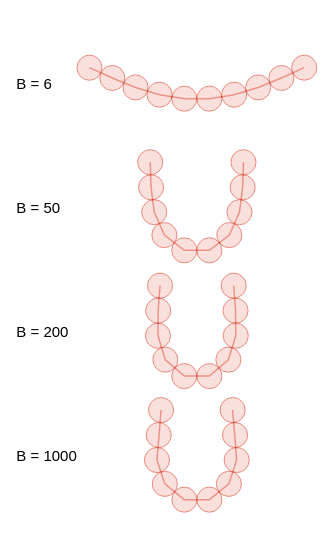

This figure's notebook cell:
### Markdown cell above
### Figure 2 — Final shape vs bending rigidity

Late-time configurations for four values of $B$, stacked vertically
(top = stiff, bottom = floppy). At $B = 6$ the fiber barely deforms;
by $B = 1000$ it has folded into a tight U-curl. The most flexible
cases relax slowly from a straight fiber, so we **warm-start** each
rollout from the converged shape of the previous (less-flexible) $B$
— this gives a converged equilibrium for every $B$ at a fraction of
the cost of running each one cold from the straight chain.

### Code cell
# Warm-start chain: run B values in order of increasing flexibility,
# passing each run's final state as the IC for the next. The most
# flexible cases (large B) take the longest to relax from a straight
# fiber; warm-starting them from the previous (less-flexible) shape
# cuts the transient. n_steps_chain is set so each leg converges to
# Δ ~ 1e-3 a (see drafts/test_rigidity_sweep_convergence.py).
n_steps_chain = 3000

@jax.jit
def run_settling_chain(design, init_position, init_orientation, init_dofs):
    """JIT rollout that accepts a starting state for warm-start chaining."""
    return rollout_set.rollout(
        dt=dt_set, n_steps=n_steps_chain, design=design,
        init_position=init_position,
        init_orientation=init_orientation,
        init_dofs=init_dofs,
    )

B_values = [6.0, 50.0, 200.0, 1000.0]
final_shapes = []
max_dof_log = []

# Cold start IC: straight fiber at origin (the framework defaults).
init_position = jnp.zeros(3)
init_orientation = jnp.zeros(3)
init_dofs = jnp.zeros(fiber_set.Ndof)

for B in B_values:
    design_B = jnp.array([a, K_b_for_B(B), m])
    pos, ori, dof = run_settling_chain(
        design_B, init_position, init_orientation, init_dofs,
    )
    final_shapes.append(
        lab_bead_positions(fiber_set, pos, ori, dof, design=np.asarray(design_B))[-1]
    )
    max_dof_log.append((B, float(np.max(np.abs(dof)))))
    # Carry the converged state forward as the IC for the next (more flexible) B.
    init_position = pos[-1]
    init_orientation = ori[-1]
    init_dofs = dof[-1]

print("max |dof| per B:")
for B, m_dof in max_dof_log:
    print(f"  B = {B:>6g}    max|dof| = {m_dof:.3f}")

fig2 = figstyle.figure(size="half", aspect=0.6)

for i, (B, snap) in enumerate(zip(B_values, final_shapes, strict=True)):
    snap_xz = snap[:, [0, 2]]
    placed = stack_shape(snap_xz, i, z_step)
    draw_shape(
        fig2, placed,
        color=figstyle.COLORS["red"],
        fill=figstyle.COLORS["red_25"],
        opacity=0.6,
    )
    figstyle.add_label(
        fig2, (x_label, -i * z_step), f"B = {B:g}", anchor="middle right",
    )

y_bot2 = -(len(B_values) - 1) * z_step - 0.5 * z_step
fig2.update_xaxes(visible=False, range=[x_left, x_right])
fig2.update_yaxes(visible=False, scaleanchor="x", scaleratio=1, range=[y_bot2, y_top])
fig2.update_layout(margin=dict(l=5, r=5, t=5, b=5))

figstyle.save(fig2, "fig_settling_rigidity_sweep", figdir=FIGDIR)
fig2.show()

### Figure 1 — Plotly figure (JSON) as saved in the notebook; plotly's stock layout.template omitted (floating-point values rounded to 4 significant figures)
{"data": [{"hoverinfo": "skip", "line": {"color": "#DA3B26", "width": 1.5}, "mode": "lines", "showlegend": false, "type": "scatter", "x": [-8.565, -6.742, -4.889, -2.975, -1.0, 1.0, 2.975, 4.889, 6.742, 8.565], "y": [1.404, 0.5822, -0.171, -0.7499, -1.065, -1.065, -0.7499, -0.171, 0.5822, 1.404]}, {"hoverinfo": "skip", "mode": "text", "showlegend": false, "text": ["B = 6"], "textfont": {"color": "black", "family": "Helvetica, Arial, sans-serif", "size": 15}, "textposition": "middle right", "type": "scatter", "x": [-14.4], "y": [0.0]}, {"hoverinfo": "skip", "line": {"color": "#DA3B26", "width": 1.5}, "mode": "lines", "showlegend": false, "type": "scatter", "x": [-3.718, -3.653, -3.397, -2.59, -1.0, 1.0, 2.59, 3.397, 3.653, 3.718], "y": [-6.136, -8.135, -10.12, -11.95, -13.16, -13.16, -11.95, -10.12, -8.135, -6.136]}, {"hoverinfo": "skip", "mode": "text", "showlegend": false, "text": ["B = 50"], "textfont": {"color": "black", "family": "Helvetica, Arial, sans-serif", "size": 15}, "textposition": "middle right", "type": "scatter", "x": [-14.4], "y": [-9.9]}, {"hoverinfo": "skip", "line": {"color": "#DA3B26", "width": 1.5}, "mode": "lines", "showlegend": false, "type": "scatter", "x": [-2.936, -3.086, -3.102, -2.513, -1.0, 1.0, 2.513, 3.102, 3.086, 2.936], "y": [-15.98, -17.97, -19.97, -21.88, -23.19, -23.19, -21.88, -19.97, -17.97, -15.98]}, {"hoverinfo": "skip", "mode": "text", "showlegend": false, "text": ["B = 200"], "textfont": {"color": "black", "family": "Helvetica, Arial, sans-serif", "size": 15}, "textposition": "middle right", "type": "scatter", "x": [-14.4], "y": [-19.8]}, {"hoverinfo": "skip", "line": {"color": "#DA3B26", "width": 1.5}, "mode": "lines", "showlegend": false, "type": "scatter", "x": [-2.852, -3.044, -3.178, -2.554, -1.0, 1.0, 2.554, 3.178, 3.044, 2.852], "y": [-25.9, -27.89, -29.88, -31.78, -33.04, -33.04, -31.78, -29.88, -27.89, -25.9]}, {"hoverinfo": "skip", "mode": "text", "showlegend": false, "text": ["B = 1000"], "textfont": {"color": "black", "family": "Helvetica, Arial, sans-serif", "size": 15}, "textposition": "middle right", "type": "scatter", "x": [-14.4], "y": [-29.7]}], "layout": {"height": 543, "margin": {"b": 5, "l": 5, "r": 5, "t": 5}, "shapes": [{"fillcolor": "#F8CCC7", "layer": "above", "line": {"color": "#DA3B26", "width": 1.0}, "opacity": 0.6, "type": "circle", "x0": -9.565, "x1": -7.565, "xref": "x", "y0": 0.4041, "y1": 2.404, "yref": "y"}, {"fillcolor": "#F8CCC7", "layer": "above", "line": {"color": "#DA3B26", "width": 1.0}, "opacity": 0.6, "type": "circle", "x0": -7.742, "x1": -5.742, "xref": "x", "y0": -0.4178, "y1": 1.582, "yref": "y"}, {"fillcolor": "#F8CCC7", "layer": "above", "line": {"color": "#DA3B26", "width": 1.0}, "opacity": 0.6, "type": "circle", "x0": -5.889, "x1": -3.889, "xref": "x", "y0": -1.171, "y1": 0.829, "yref": "y"}, {"fillcolor": "#F8CCC7", "layer": "above", "line": {"color": "#DA3B26", "width": 1.0}, "opacity": 0.6, "type": "circle", "x0": -3.975, "x1": -1.975, "xref": "x", "y0": -1.75, "y1": 0.2501, "yref": "y"}, {"fillcolor": "#F8CCC7", "layer": "above", "line": {"color": "#DA3B26", "width": 1.0}, "opacity": 0.6, "type": "circle", "x0": -2.0, "x1": 5.171e-07, "xref": "x", "y0": -2.065, "y1": -0.06539, "yref": "y"}, {"fillcolor": "#F8CCC7", "layer": "above", "line": {"color": "#DA3B26", "width": 1.0}, "opacity": 0.6, "type": "circle", "x0": 9.94e-07, "x1": 2.0, "xref": "x", "y0": -2.065, "y1": -0.06539, "yref": "y"}, {"fillcolor": "#F8CCC7", "layer": "above", "line": {"color": "#DA3B26", "width": 1.0}, "opacity": 0.6, "type": "circle", "x0": 1.975, "x1": 3.975, "xref": "x", "y0": -1.75, "y1": 0.2501, "yref": "y"}, {"fillcolor": "#F8CCC7", "layer": "above", "line": {"color": "#DA3B26", "width": 1.0}, "opacity": 0.6, "type": "circle", "x0": 3.889, "x1": 5.889, "xref": "x", "y0": -1.171, "y1": 0.829, "yref": "y"}, {"fillcolor": "#F8CCC7", "layer": "above", "line": {"color": "#DA3B26", "width": 1.0}, "opacity": 0.6, "type": "circle", "x0": 5.742, "x1": 7.742, "xref": "x", "y0": -0.4178, "y1": 1.582, "yref": "y"}, {"fillcolor": "#F8CCC7", "layer": "above", "line": {"color": "#DA3B26", "width": 1.0}, "opacity": 0.6, "type": "circle", "x0": 7.565, "x1": 9.565, "xref": "x", "y0": 0.4041, "y1": 2.404, "yref": "y"}, {"fillcolor": "#F8CCC7", "layer": "above", "line": {"color": "#DA3B26", "width": 1.0}, "opacity": 0.6, "type": "circle", "x0": -4.718, "x1": -2.718, "xref": "x", "y0": -7.136, "y1": -5.136, "yref": "y"}, {"fillcolor": "#F8CCC7", "layer": "above", "line": {"color": "#DA3B26", "width": 1.0}, "opacity": 0.6, "type": "circle", "x0": -4.653, "x1": -2.653, "xref": "x", "y0": -9.135, "y1": -7.135, "yref": "y"}, {"fillcolor": "#F8CCC7", "layer": "above", "line": {"color": "#DA3B26", "width": 1.0}, "opacity": 0.6, "type": "circle", "x0": -4.397, "x1": -2.397, "xref": "x", "y0": -11.12, "y1": -9.119, "yref": "y"}, {"fillcolor": "#F8CCC7", "layer": "above", "line": {"color": "#DA3B26", "width": 1.0}, "opacity": 0.6, "type": "circle", "x0": -3.59, "x1": -1.59, "xref": "x", "y0": -12.95, "y1": -10.95, "yref": "y"}, {"fillcolor": "#F8CCC7", "layer": "above", "line": {"color": "#DA3B26", "width": 1.0}, "opacity": 0.6, "type": "circle", "x0": -2.0, "x1": -4.649e-07, "xref": "x", "y0": -14.16, "y1": -12.16, "yref": "y"}, {"fillcolor": "#F8CCC7", "layer": "above", "line": {"color": "#DA3B26", "width": 1.0}, "opacity": 0.6, "type": "circle", "x0": -4.649e-07, "x1": 2.0, "xref": "x", "y0": -14.16, "y1": -12.16, "yref": "y"}, {"fillcolor": "#F8CCC7", "layer": "above", "line": {"color": "#DA3B26", "width": 1.0}, "opacity": 0.6, "type": "circle", "x0": 1.59, "x1": 3.59, "xref": "x", "y0": -12.95, "y1": -10.95, "yref": "y"}, {"fillcolor": "#F8CCC7", "layer": "above", "line": {"color": "#DA3B26", "width": 1.0}, "opacity": 0.6, "type": "circle", "x0": 2.397, "x1": 4.397, "xref": "x", "y0": -11.12, "y1": -9.119, "yref": "y"}, {"fillcolor": "#F8CCC7", "layer": "above", "line": {"color": "#DA3B26", "width": 1.0}, "opacity": 0.6, "type": "circle", "x0": 2.653, "x1": 4.653, "xref": "x", "y0": -9.135, "y1": -7.135, "yref": "y"}, {"fillcolor": "#F8CCC7", "layer": "above", "line": {"color": "#DA3B26", "width": 1.0}, "opacity": 0.6, "type": "circle", "x0": 2.718, "x1": 4.718, "xref": "x", "y0": -7.136, "y1": -5.136, "yref": "y"}, {"fillcolor": "#F8CCC7", "layer": "above", "line": {"color": "#DA3B26", "width": 1.0}, "opacity": 0.6, "type": "circle", "x0": -3.936, "x1": -1.936, "xref": "x", "y0": -16.98, "y1": -14.98, "yref": "y"}, {"fillcolor": "#F8CCC7", "layer": "above", "line": {"color": "#DA3B26", "width": 1.0}, "opacity": 0.6, "type": "circle", "x0": -4.086, "x1": -2.086, "xref": "x", "y0": -18.97, "y1": -16.97, "yref": "y"}, {"fillcolor": "#F8CCC7", "layer": "above", "line": {"color": "#DA3B26", "width": 1.0}, "opacity": 0.6, "type": "circle", "x0": -4.102, "x1": -2.102, "xref": "x", "y0": -20.97, "y1": -18.97, "yref": "y"}, {"fillcolor": "#F8CCC7", "layer": "above", "line": {"color": "#DA3B26", "width": 1.0}, "opacity": 0.6, "type": "circle", "x0": -3.513, "x1": -1.513, "xref": "x", "y0": -22.88, "y1": -20.88, "yref": "y"}, {"fillcolor": "#F8CCC7", "layer": "above", "line": {"color": "#DA3B26", "width": 1.0}, "opacity": 0.6, "type": "circle", "x0": -2.0, "x1": 8.501e-07, "xref": "x", "y0": -24.19, "y1": -22.19, "yref": "y"}, {"fillcolor": "#F8CCC7", "layer": "above", "line": {"color": "#DA3B26", "width": 1.0}, "opacity": 0.6, "type": "circle", "x0": 8.501e-07, "x1": 2.0, "xref": "x", "y0": -24.19, "y1": -22.19, "yref": "y"}, {"fillcolor": "#F8CCC7", "layer": "above", "line": {"color": "#DA3B26", "width": 1.0}, "opacity": 0.6, "type": "circle", "x0": 1.513, "x1": 3.513, "xref": "x", "y0": -22.88, "y1": -20.88, "yref": "y"}, {"fillcolor": "#F8CCC7", "layer": "above", "line": {"color": "#DA3B26", "width": 1.0}, "opacity": 0.6, "type": "circle", "x0": 2.102, "x1": 4.102, "xref": "x", "y0": -20.97, "y1": -18.97, "yref": "y"}, {"fillcolor": "#F8CCC7", "layer": "above", "line": {"color": "#DA3B26", "width": 1.0}, "opacity": 0.6, "type": "circle", "x0": 2.086, "x1": 4.086, "xref": "x", "y0": -18.97, "y1": -16.97, "yref": "y"}, {"fillcolor": "#F8CCC7", "layer": "above", "line": {"color": "#DA3B26", "width": 1.0}, "opacity": 0.6, "type": "circle", "x0": 1.936, "x1": 3.936, "xref": "x", "y0": -16.98, "y1": -14.98, "yref": "y"}, {"fillcolor": "#F8CCC7", "layer": "above", "line": {"color": "#DA3B26", "width": 1.0}, "opacity": 0.6, "type": "circle", "x0": -3.852, "x1": -1.852, "xref": "x", "y0": -26.9, "y1": -24.9, "yref": "y"}, {"fillcolor": "#F8CCC7", "layer": "above", "line": {"color": "#DA3B26", "width": 1.0}, "opacity": 0.6, "type": "circle", "x0": -4.044, "x1": -2.044, "xref": "x", "y0": -28.89, "y1": -26.89, "yref": "y"}, {"fillcolor": "#F8CCC7", "layer": "above", "line": {"color": "#DA3B26", "width": 1.0}, "opacity": 0.6, "type": "circle", "x0": -4.178, "x1": -2.178, "xref": "x", "y0": -30.88, "y1": -28.88, "yref": "y"}, {"fillcolor": "#F8CCC7", "layer": "above", "line": {"color": "#DA3B26", "width": 1.0}, "opacity": 0.6, "type": "circle", "x0": -3.554, "x1": -1.554, "xref": "x", "y0": -32.78, "y1": -30.78, "yref": "y"}, {"fillcolor": "#F8CCC7", "layer": "above", "line": {"color": "#DA3B26", "width": 1.0}, "opacity": 0.6, "type": "circle", "x0": -2.0, "x1": -2.429e-07, "xref": "x", "y0": -34.04, "y1": -32.04, "yref": "y"}, {"fillcolor": "#F8CCC7", "layer": "above", "line": {"color": "#DA3B26", "width": 1.0}, "opacity": 0.6, "type": "circle", "x0": -2.429e-07, "x1": 2.0, "xref": "x", "y0": -34.04, "y1": -32.04, "yref": "y"}, {"fillcolor": "#F8CCC7", "layer": "above", "line": {"color": "#DA3B26", "width": 1.0}, "opacity": 0.6, "type": "circle", "x0": 1.554, "x1": 3.554, "xref": "x", "y0": -32.78, "y1": -30.78, "yref": "y"}, {"fillcolor": "#F8CCC7", "layer": "above", "line": {"color": "#DA3B26", "width": 1.0}, "opacity": 0.6, "type": "circle", "x0": 2.178, "x1": 4.178, "xref": "x", "y0": -30.88, "y1": -28.88, "yref": "y"}, {"fillcolor": "#F8CCC7", "layer": "above", "line": {"color": "#DA3B26", "width": 1.0}, "opacity": 0.6, "type": "circle", "x0": 2.044, "x1": 4.044, "xref": "x", "y0": -28.89, "y1": -26.89, "yref": "y"}, {"fillcolor": "#F8CCC7", "layer": "above", "line": {"color": "#DA3B26", "width": 1.0}, "opacity": 0.6, "type": "circle", "x0": 1.852, "x1": 3.852, "xref": "x", "y0": -26.9, "y1": -24.9, "yref": "y"}], "width": 326, "xaxis": {"range": [-15.3, 9.9], "visible": false}, "yaxis": {"range": [-34.65, 4.95], "scaleanchor": "x", "scaleratio": 1, "visible": false}}}
